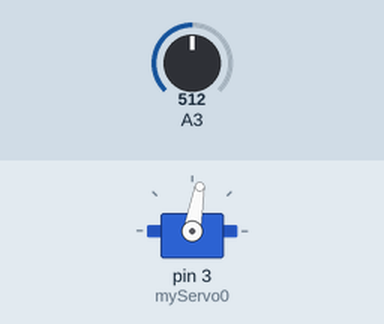
This sketch was run on a simulated Arduino Uno, built with avr-gcc and run on an emulated ATmega328P. Shown: servo. Inputs (shaded band) come from the test bench; at power-on: A3 = 512.

Above: at 1.2 s.
1.3 s: A3 set to 716
At 1.8 s:
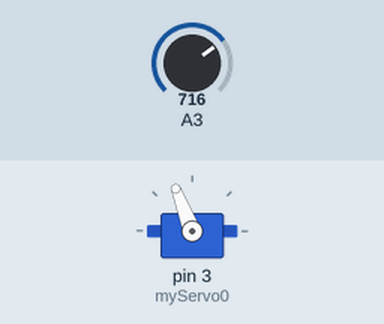
2.8 s: A3 set to 900
At 4.0 s:
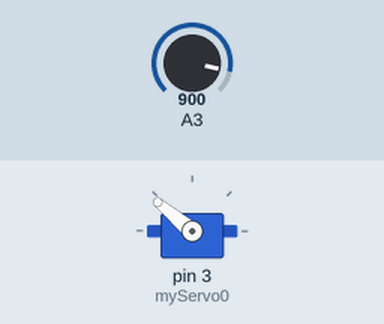
4.3 s: A3 set to 1023
At 5.3 s:
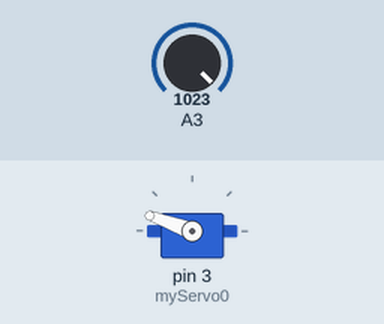
5.8 s: A3 set to 511
At 6.4 s:
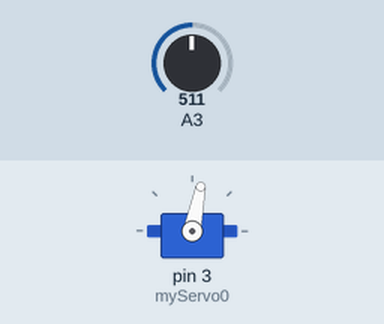
7.3 s: A3 set to 306
At 7.6 s:
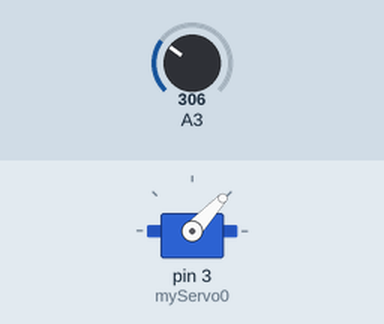
Timing chart, 0 to 9.8 s (numbered marks = the images above; inputs shaded):
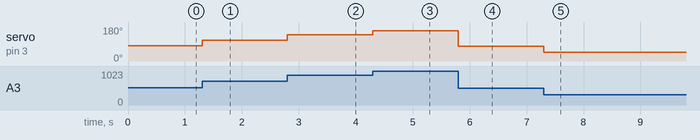

The sketch:

lazySwitcher.ino
```cpp
#include <Servo.h>

int item;

Servo myServo0;

void setup() {
  pinMode(A3, INPUT);
  myServo0.attach(3);
}

void loop() {
  int item = map(analogRead(A3), 0, 1023, 0, 160);
  myServo0.write(item);


}
```

Measured:
- after the input at 1.3 s, servo on pin 3 (myServo0): 80° → 111° at once
- after the input at 2.8 s, servo on pin 3 (myServo0): 111° → 140° at once
- after the input at 4.3 s, servo on pin 3 (myServo0): 140° → 160° at once
- after the input at 5.8 s, servo on pin 3 (myServo0): 160° → 79° at once
- after the input at 7.3 s, servo on pin 3 (myServo0): 79° → 47° at once
